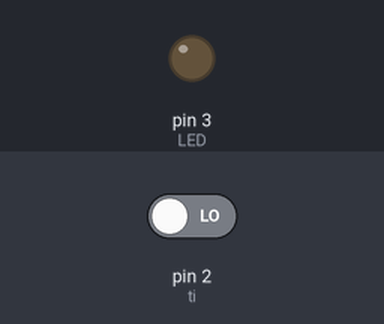
The sketch below on a simulated Arduino Uno, built with avr-gcc and run on an emulated ATmega328P. Parts: output pins drawn as LEDs (lit = HIGH). The inputs (shaded band) are chosen by the test bench; at power-on: pin 2 (ti) LOW.

Above: at 1.2 s.
1.3 s: pin 2 (ti) driven HIGH
At 2.2 s:
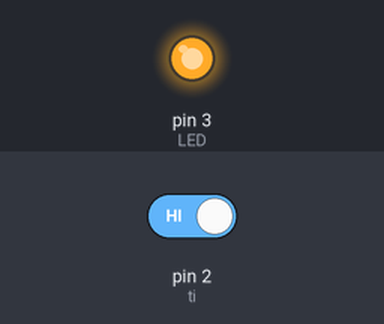
Timing chart, 0 to 4.9 s (numbered marks = the images above; inputs shaded):
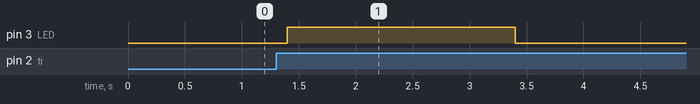

Measured:
- after the input at 1.3 s, pin 3 (LED): LOW → HIGH after 0.10 s, → LOW 2.0 s later

The sketch:

LEDcontroller.ino
```cpp
int ti=2; //ti stands for touch input
int tiv; //tiv stands for touch input value
int counter; // this is used to count how many seconds is the button being pressed
int LED=3;
void setup() {
  pinMode(ti,INPUT);
  pinMode(LED,OUTPUT);
  Serial.begin(9600);

}

void loop() {
  tiv=digitalRead(ti);
  if(tiv>0){
    digitalWrite(LED,HIGH);
    counter++;
    if (counter>10){
      digitalWrite(LED,LOW);
    }
  }
  else counter=0;
delay(200);
}
```
